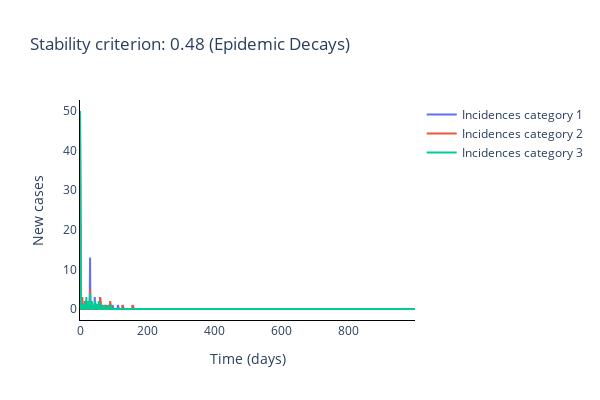
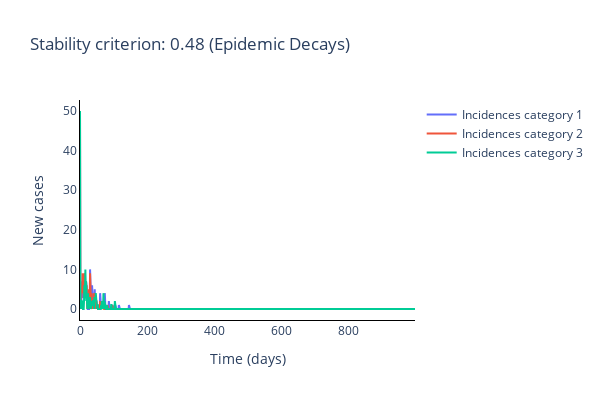
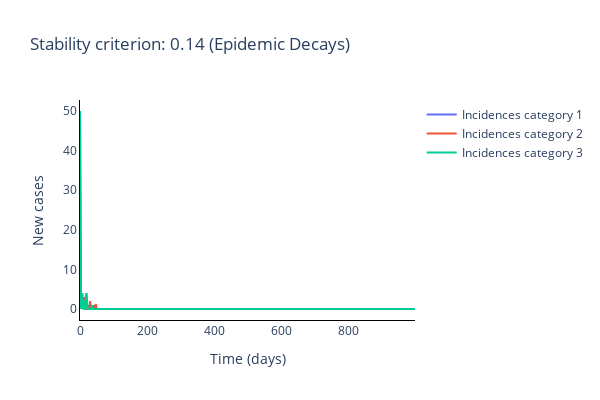
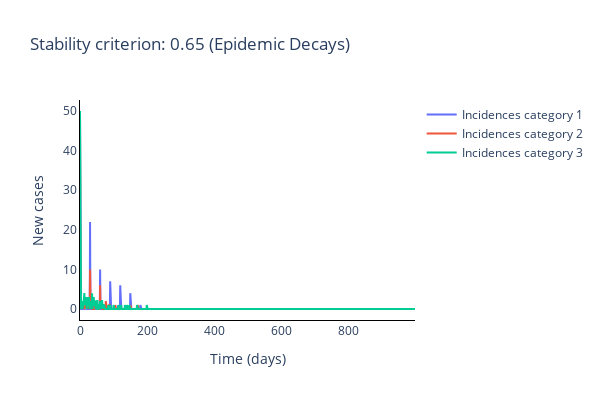

Notebook code for these charts, in order:
### Markdown cell above
### Plot disagreggated local incidence numbers

### Code cell
for _, desagg_cases in enumerate(stochastic_cases):
    # Identify fate of epidemic
    if stability_criterion[_] < 1:
        fate = '(Epidemic Decays)'
    else:
        fate = '(Epidemic Grows)'

    # Plot (bar chart cases each day)
    fig = go.Figure()

    for cat in range(num_categories):
        # Plot of incidences for category
        fig.add_trace(
            go.Scatter(
                x=times,
                y=desagg_cases[:, cat],
                name='Incidences category {}'.format(cat+1)
            )
        )

    # Add axis labels
    fig.update_layout(
        width=600, 
        height=400,
        plot_bgcolor='white',
        title='Stability criterion: {:.2f} '.format(stability_criterion[_])  + fate,
        xaxis=dict(linecolor='black'),
        xaxis_title='Time (days)',
        yaxis=dict(linecolor='black'),
        yaxis_title='New cases'
    )

    fig.show()

### Figure 1 — Plotly figure (JSON) as saved in the notebook; plotly's stock layout.template omitted (floating-point values rounded to 4 significant figures; data arrays with more than 128 entries replaced by an {"elided": "..."} marker saying what was removed)
{"data": [{"name": "Incidences category 1", "type": "scatter", "x": {"elided": "1000 int values"}, "y": {"elided": "1000 int values"}}, {"name": "Incidences category 2", "type": "scatter", "x": {"elided": "1000 int values"}, "y": {"elided": "1000 int values"}}, {"name": "Incidences category 3", "type": "scatter", "x": {"elided": "1000 int values"}, "y": {"elided": "1000 int values"}}], "layout": {"height": 400, "plot_bgcolor": "white", "title": {"text": "Stability criterion: 0.48 (Epidemic Decays)"}, "width": 600, "xaxis": {"linecolor": "black", "title": {"text": "Time (days)"}}, "yaxis": {"linecolor": "black", "title": {"text": "New cases"}}}}

### Figure 2 — Plotly figure (JSON) as saved in the notebook; plotly's stock layout.template omitted (floating-point values rounded to 4 significant figures; data arrays with more than 128 entries replaced by an {"elided": "..."} marker saying what was removed)
{"data": [{"name": "Incidences category 1", "type": "scatter", "x": {"elided": "1000 int values"}, "y": {"elided": "1000 int values"}}, {"name": "Incidences category 2", "type": "scatter", "x": {"elided": "1000 int values"}, "y": {"elided": "1000 int values"}}, {"name": "Incidences category 3", "type": "scatter", "x": {"elided": "1000 int values"}, "y": {"elided": "1000 int values"}}], "layout": {"height": 400, "plot_bgcolor": "white", "title": {"text": "Stability criterion: 0.48 (Epidemic Decays)"}, "width": 600, "xaxis": {"linecolor": "black", "title": {"text": "Time (days)"}}, "yaxis": {"linecolor": "black", "title": {"text": "New cases"}}}}

### Figure 3 — Plotly figure (JSON) as saved in the notebook; plotly's stock layout.template omitted (floating-point values rounded to 4 significant figures; data arrays with more than 128 entries replaced by an {"elided": "..."} marker saying what was removed)
{"data": [{"name": "Incidences category 1", "type": "scatter", "x": {"elided": "1000 int values"}, "y": {"elided": "1000 int values"}}, {"name": "Incidences category 2", "type": "scatter", "x": {"elided": "1000 int values"}, "y": {"elided": "1000 int values"}}, {"name": "Incidences category 3", "type": "scatter", "x": {"elided": "1000 int values"}, "y": {"elided": "1000 int values"}}], "layout": {"height": 400, "plot_bgcolor": "white", "title": {"text": "Stability criterion: 0.14 (Epidemic Decays)"}, "width": 600, "xaxis": {"linecolor": "black", "title": {"text": "Time (days)"}}, "yaxis": {"linecolor": "black", "title": {"text": "New cases"}}}}

### Figure 4 — Plotly figure (JSON) as saved in the notebook; plotly's stock layout.template omitted (floating-point values rounded to 4 significant figures; data arrays with more than 128 entries replaced by an {"elided": "..."} marker saying what was removed)
{"data": [{"name": "Incidences category 1", "type": "scatter", "x": {"elided": "1000 int values"}, "y": {"elided": "1000 int values"}}, {"name": "Incidences category 2", "type": "scatter", "x": {"elided": "1000 int values"}, "y": {"elided": "1000 int values"}}, {"name": "Incidences category 3", "type": "scatter", "x": {"elided": "1000 int values"}, "y": {"elided": "1000 int values"}}], "layout": {"height": 400, "plot_bgcolor": "white", "title": {"text": "Stability criterion: 0.65 (Epidemic Decays)"}, "width": 600, "xaxis": {"linecolor": "black", "title": {"text": "Time (days)"}}, "yaxis": {"linecolor": "black", "title": {"text": "New cases"}}}}
